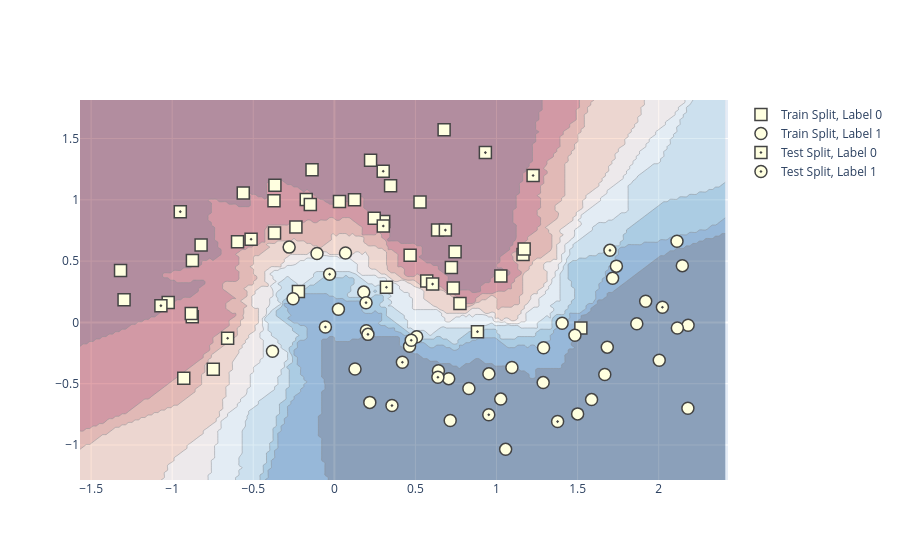

The code cell stored with this chart in its notebook:
### Code cell
import plotly.graph_objects as go
import numpy as np
import pandas as pd
from sklearn.datasets import make_moons
from sklearn.model_selection import train_test_split
from sklearn.neighbors import KNeighborsClassifier



mesh_size = .02
margin = 0.25

# Load and split data
X, y = make_moons(noise=0.3, random_state=0)
X_train, X_test, y_train, y_test = train_test_split(
    X, y.astype(str), test_size=0.25, random_state=0)

# Create a mesh grid on which we will run the model
x_min, x_max = X[:, 0].min() - margin, X[:, 0].max() + margin
y_min, y_max = X[:, 1].min() - margin, X[:, 1].max() + margin
xrange = np.arange(x_min, x_max, mesh_size)
yrange = np.arange(y_min, y_max, mesh_size)
xx, yy = np.meshgrid(xrange, yrange)

# Create classifier, run predictions on grid
clf = KNeighborsClassifier(15, weights='uniform')
clf.fit(X, y)
Z = clf.predict_proba(np.c_[xx.ravel(), yy.ravel()])[:, 1]
Z = Z.reshape(xx.shape)

trace_specs = [
    [X_train, y_train, '0', 'Train', 'square'],
    [X_train, y_train, '1', 'Train', 'circle'],
    [X_test, y_test, '0', 'Test', 'square-dot'],
    [X_test, y_test, '1', 'Test', 'circle-dot']
]

fig = go.Figure(data=[
    go.Scatter(
        x=X[y==label, 0], y=X[y==label, 1],
        name=f'{split} Split, Label {label}',
        mode='markers', marker_symbol=marker
    )
    for X, y, label, split, marker in trace_specs
])
fig.update_traces(
    marker_size=12, marker_line_width=1.5,
    marker_color="lightyellow"
)

fig.add_trace(
    go.Contour(
        x=xrange,
        y=yrange,
        z=Z,
        showscale=False,
        colorscale='RdBu',
        opacity=0.4,
        name='Score',
        hoverinfo='skip'
    )
)

fig.show()

# Seperate features and labels
X = oversampled_df.drop(columns=['injury_type'])
y = oversampled_df['injury_type']

# Split data into training and testing set
X_train, X_test, y_train, y_test = train_test_split(X, y, test_size=0.25, random_state=42)
# Initialize k-NN Classifier with k=5 (you can adjust 'n_neighbors' as needed)
knn = KNeighborsClassifier(n_neighbors=5)

# Train the classifier
knn.fit(X_train, y_train)

# Predict on training data
train_preds = knn.predict(X_train)

# Predict on test data
y_pred = knn.predict(X_test)

### Figure 1 — Plotly figure (JSON) as saved in the notebook; plotly's stock layout.template omitted (floating-point values rounded to 4 significant figures; data arrays with more than 128 entries replaced by an {"elided": "..."} marker saying what was removed)
{"data": [{"marker": {"color": "lightyellow", "line": {"width": 1.5}, "size": 12, "symbol": "square"}, "mode": "markers", "name": "Train Split, Label 0", "type": "scatter", "x": [-1.025, 0.5697, -1.297, 0.3467, 0.6365, -0.1377, 0.7444, -0.2371, 0.5282, -0.3723, -0.8762, -0.3665, 0.3043, 1.52, -0.8217, 0.03159, -0.1733, 0.7216, -0.1481, -0.2217, -0.9286, 0.4673, 1.163, 0.7746, -1.319, -0.597, 1.17, -0.8823, -0.7466, -0.5618, 0.6768, 0.2233, 0.2458, 0.7335, 0.1241, -0.8754, -0.3689, 1.027], "y": [0.1619, 0.3374, 0.1841, 1.116, 0.7544, 1.245, 0.5766, 0.7788, 0.983, 0.9929, 0.04657, 1.12, 0.8237, -0.04516, 0.6314, 0.987, 1.002, 0.4472, 0.9616, 0.2516, -0.4563, 0.547, 0.5529, 0.1538, 0.4231, 0.6572, 0.5984, 0.07249, -0.383, 1.055, 1.572, 1.322, 0.8496, 0.2816, 1.001, 0.5054, 0.7289, 0.3778]}, {"marker": {"color": "lightyellow", "line": {"width": 1.5}, "size": 12, "symbol": "circle"}, "mode": "markers", "name": "Train Split, Label 1", "type": "scatter", "x": [1.29, 1.668, -0.3815, 2.181, 0.1273, 2.146, 2.115, 0.6417, 0.8295, -0.2545, 2.113, -0.107, 0.06873, 1.92, 1.405, 2.003, 0.7052, -0.2788, 1.056, 1.288, 0.02494, 1.865, 0.5076, 1.483, 0.9529, 2.18, 1.739, 0.1812, 1.026, 1.095, 1.5, 1.683, 0.4636, 1.716, 0.2186, 1.586, 0.7144], "y": [-0.2069, -0.4249, -0.2349, -0.02292, -0.3797, 0.463, -0.04624, -0.3937, -0.5393, 0.1932, 0.6621, 0.5618, 0.5665, 0.1725, -0.007057, -0.3091, -0.4589, 0.6142, -1.036, -0.491, 0.1075, -0.01108, -0.1173, -0.1052, -0.4198, -0.6998, 0.459, 0.2472, -0.6257, -0.3684, -0.7464, -0.202, -0.1952, 0.3607, -0.6525, -0.6298, -0.7999]}, {"marker": {"color": "lightyellow", "line": {"width": 1.5}, "size": 12, "symbol": "square-dot"}, "mode": "markers", "name": "Test Split, Label 0", "type": "scatter", "x": [0.6059, 0.8825, 0.3012, 0.3212, -0.5135, 0.3017, 1.225, 0.6845, -0.6581, -1.07, -0.95, 0.9313], "y": [0.3125, -0.07576, 1.233, 0.2867, 0.6787, 0.786, 1.198, 0.7529, -0.1294, 0.1367, 0.9036, 1.385]}, {"marker": {"color": "lightyellow", "line": {"width": 1.5}, "size": 12, "symbol": "circle-dot"}, "mode": "markers", "name": "Test Split, Label 1", "type": "scatter", "x": [0.1973, 0.1954, 0.3554, 1.377, 2.023, 1.699, 0.6386, 0.9522, 0.474, 0.4195, -0.02922, 0.2072, -0.05514], "y": [-0.06802, 0.1609, -0.6785, -0.8092, 0.1233, 0.5877, -0.4472, -0.7531, -0.1458, -0.3248, 0.3929, -0.09767, -0.03733]}, {"colorscale": [[0, "rgb(103,0,31)"], [0.1, "rgb(178,24,43)"], [0.2, "rgb(214,96,77)"], [0.3, "rgb(244,165,130)"], [0.4, "rgb(253,219,199)"], [0.5, "rgb(247,247,247)"], [0.6, "rgb(209,229,240)"], [0.7, "rgb(146,197,222)"], [0.8, "rgb(67,147,195)"], [0.9, "rgb(33,102,172)"], [1, "rgb(5,48,97)"]], "hoverinfo": "skip", "name": "Score", "opacity": 0.4, "showscale": false, "type": "contour", "x": {"elided": "200 float values"}, "y": {"elided": "156 float values"}, "z": {"elided": "156x200 float values"}}], "layout": {}}
